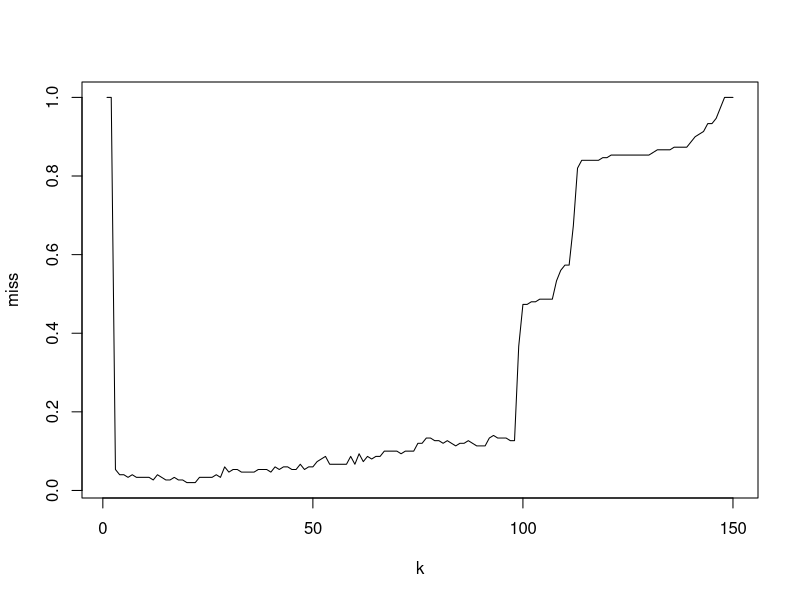

Write R code to recreate this figure. (Note: a time limit stopped this script after it produced the figure.)

euclid <- function(x, y){
  sqrt(sum((x - y)^2))
}

distanses <- function(x, y, param = NA, metric = euclid) {
  l <- dim(y)[1]
  
  if(is.na(param)) {
    param <- c(1:4)
  }
  
  dist <- matrix(NA, l, 2)
  
  for(i in 1:l) {
    a <- c(i, metric(x[param], y[i, param]))
    dist[i, ] <- a
  }
  
  ordY <- y[order(dist[, 2]), ]
  return (ordY)
}

kwNN <- function(x, q = 0.7) {
  cnt <- c(0, 0, 0)
  names(cnt) <- names(table(x$Species))
  l <- dim(x)[1]
  
  for (i in 1:l) {
    cnt[x$Species[i]] <- cnt[x$Species[i]] + 1 * (q ^ (i - 1))
  }
  
  return(names(which.max(cnt)))
}

simpl_kNN <- function(x) {
  tmp <- table(x$Species)
  return(names(which.max(tmp)))
}

kNN <- function(x, y, k = NA, q = NA, mode = simpl_kNN, rall = FALSE) {
  #возвращает класс
  
  orderY <- distanses(x, y)
  
  if(rall) {
    return(orderY)
  }
  
  res <- 0
  if(is.na(q) && !is.na(k) ) {
    
  res <- simpl_kNN(orderY[1:k, ])
  
  } else if(!is.na(q) && is.na(k)) {
    res <- kwNN(orderY, q)
  
  } else if(!is.na(q) && !is.na(k)) {
    
    res <- kwNN(orderY[1:k, ], q)
  }
  
  return(res)
}

for_plot <- function(x, d){1 - x/d}

LOO <- function(y, classifier = kNN, bounds = 1:150) {
  results <- integer(bounds[which.max(bounds)])
  l = dim(y)[1]
  for (z in 1:l) {
    d = y[z, ]
    cat(z)
    tmp <- classifier(d, iris, l, mode = simpl_kNN, rall = TRUE)
    for (i in 3:l) {
      tclass <- simpl_kNN(tmp[1:i,][-1, ])
      results[i] <- results[i] + 1 * (d$Species == tclass)
    }
  }
  print(results)
  plot(for_plot(results, 150), type = 'l', xlab = "k", ylab = "miss")
  
  return(which.max(results))
}


best_k <- LOO(iris)


LOOq <- function(y, bestk, classifier = kNN, bounds = 1:150) {
  results <- integer(100)
  l = dim(y)[1]
  
  for (z in bounds) {
    d = y[z, ]
    tmp <- classifier(d, iris, k = bestk, mode = kNN, rall = TRUE)
    
    for (i in 1:100) {
      tclass <- kwNN(tmp[1:bestk,][-1, ], i / 100)
      results[i] <- results[i] + 1 * (d$Species == tclass)
    } 
  }
  print(results)
  plot(for_plot(results, 150), type = 'l', xlab = "q", ylab = "miss")
  #print(which.max(results))
  
  
  return(which.max(results) / 100)
  #return(NA)
}

best_q <- LOOq(iris, best_k)

make_map <- function(colors, classifier = kNN, k = NA, q = NA) {
  #
  plot(1, type="n", xlab="", ylab="", xlim=c(0, 7), ylim=c(0, 2.5))
  points(iris[, 3:4], pch = 22, bg = colors[iris$Species], col 
       = colors[iris$Species], asp = 1)
  
  i = 0
  j = 0
  while (i <= 7) {
    while(j < 2.6) {
     p <- iris[1, ]
     p[3] = i
     p[4] = j
     if(is.na(q)) {
       p$Species <- classifier(p, iris, k)
     } else {
       p$Species <- classifier(p, iris, k, q)
     }
     points(p[3], p[4], pch = 22, col = colors[p$Species], asp = 1)
     j <- j + 1/10
    }
    i <- i + 1/10
    j <- 0
  }
}

colors <- c("setosa" = "red", "versicolor" = "green3", 
            "virginica" = "blue") 
make_map(colors, k = 5)
make_map(colors, k = best_k)
make_map(colors, q = best_q)
make_map(colors, k = 5, q = 0.7)
make_map(colors, k = 7, q = best_q)



x <- iris[sample(1:150, 10), ]
x$Species <- NA


plot(iris[, 3:4], pch = 21, bg = colors[iris$Species], col 
     = colors[iris$Species], asp = 1)

ans <- vector()
for(i in 1:dim(x)[1]) {
  ans <- c(ans, kNN(x[i,], iris, 5))
}

str(ans)

x$Species <- ans
x
points(x[,3], x[,4], pch = 22, bg = colors[x$Species],
       col = colors[x$Species])


make_map(colors, k = best_k)

test <- iris[c(1:7),]
test
test[c(5:7), 5] = "virginica" 

test[c(1:4), 3] = 1
test
for(i in 1:4) {
  test[i, 4] = i
}
test

test[c(5:7), 3] = 6
test
for(i in 2:4) {
  test[3 + i, 4] = i
}
test
x <- test
plot(test[,3], test[,4], pch = 22, bg = colors[test$Species], xlim=c(0, 6), ylim=c(0, 5),
       col = colors[test$Species], asp = 3, cex = 5, xlab = "x", ylab = "y")

test <- iris
ans <- vector()

alll <- 0

cnt <- 0
for(i in 1:dim(test)[1]) {
  # ans <- c(ans, kNN(test[i,], test, 7))
  st <- Sys.time()
  tmp <- kNN(test[i,], iris, 7, q = 0.01)
  
  cnt <- cnt + 1 * (iris$Species[i] == tmp)
  
  ans <- c(ans, tmp)
  ed <- Sys.time()
  alll <- alll + ed - st
}

alll

cnt

plot(test[,3], test[,4], pch = 22, bg = colors[test$Species], xlim=c(0, 6), ylim=c(0, 5),
     col = colors[test$Species], asp = 3, cex = 5, xlab = "x", ylab = "y")
ans

x$Species <- ans
x
points(x[,3], x[,4], pch = 23,bg = colors[x$Species],
       col = colors[x$Species], cex = 5)
